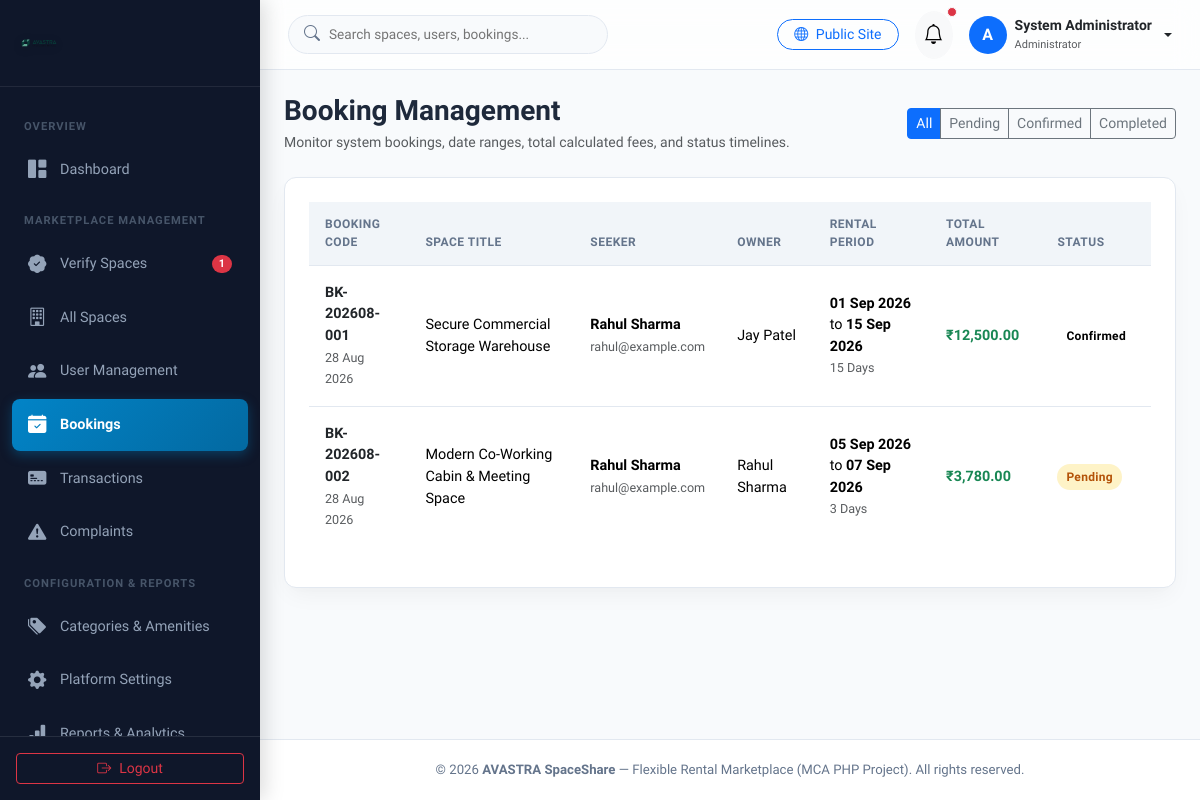
The app's page /admin/bookings.php (signed in) with its own data.
### tables this page shows
CREATE TABLE IF NOT EXISTS `bookings` (
  `id` INT AUTO_INCREMENT PRIMARY KEY,
  `booking_code` VARCHAR(50) NOT NULL UNIQUE,
  `space_id` INT NOT NULL,
  `seeker_id` INT NOT NULL,
  `start_date` DATE NOT NULL,
  `end_date` DATE NOT NULL,
  `total_days` INT NOT NULL,
  `purpose` VARCHAR(150) NOT NULL,
  `base_amount` DECIMAL(10, 2) NOT NULL,
  `platform_fee` DECIMAL(10, 2) NOT NULL,
  `deposit_amount` DECIMAL(10, 2) DEFAULT 0.00,
  `total_amount` DECIMAL(10, 2) NOT NULL,
  `status` ENUM('pending', 'confirmed', 'active', 'completed', 'cancelled', 'rejected') NOT NULL DEFAULT 'pending',
  `cancellation_reason` TEXT DEFAULT NULL,
  `created_at` TIMESTAMP DEFAULT CURRENT_TIMESTAMP,
  `updated_at` TIMESTAMP DEFAULT CURRENT_TIMESTAMP ON UPDATE CURRENT_TIMESTAMP,
  FOREIGN KEY (`space_id`) REFERENCES `spaces` (`id`) ON DELETE CASCADE,
  FOREIGN KEY (`seeker_id`) REFERENCES `users` (`id`) ON DELETE CASCADE
);

CREATE TABLE IF NOT EXISTS `spaces` (
  `id` INT AUTO_INCREMENT PRIMARY KEY,
  `owner_id` INT NOT NULL,
  `category_id` INT NOT NULL,
  `title` VARCHAR(255) NOT NULL,
  `description` TEXT NOT NULL,
  `address` TEXT NOT NULL,
  `city` VARCHAR(100) NOT NULL,
  `state` VARCHAR(100) NOT NULL,
  `zip_code` VARCHAR(20) NOT NULL,
  `latitude` DECIMAL(10, 8) DEFAULT NULL,
  `longitude` DECIMAL(11, 8) DEFAULT NULL,
  `total_sqft` INT NOT NULL,
  `max_capacity` INT DEFAULT 10,
  `daily_rate` DECIMAL(10, 2) NOT NULL,
  `weekly_rate` DECIMAL(10, 2) DEFAULT NULL,
  `monthly_rate` DECIMAL(10, 2) DEFAULT NULL,
  `security_deposit` DECIMAL(10, 2) DEFAULT 0.00,
  `verification_status` ENUM('pending', 'approved', 'rejected') NOT NULL DEFAULT 'pending',
  `rejection_reason` TEXT DEFAULT NULL,
  `is_active` TINYINT(1) DEFAULT 1,
  `created_at` TIMESTAMP DEFAULT CURRENT_TIMESTAMP,
  `updated_at` TIMESTAMP DEFAULT CURRENT_TIMESTAMP ON UPDATE CURRENT_TIMESTAMP,
  FOREIGN KEY (`owner_id`) REFERENCES `users` (`id`) ON DELETE CASCADE,
  FOREIGN KEY (`category_id`) REFERENCES `categories` (`id`) ON DELETE CASCADE
);

CREATE TABLE IF NOT EXISTS `users` (
  `id` INT AUTO_INCREMENT PRIMARY KEY,
  `role_id` INT NOT NULL DEFAULT 2,
  `full_name` VARCHAR(100) NOT NULL,
  `email` VARCHAR(150) NOT NULL UNIQUE,
  `password_hash` VARCHAR(255) NOT NULL,
  `phone` VARCHAR(20) DEFAULT NULL,
  `profile_image` VARCHAR(255) DEFAULT 'default-avatar.png',
  `address` TEXT DEFAULT NULL,
  `city` VARCHAR(100) DEFAULT NULL,
  `state` VARCHAR(100) DEFAULT NULL,
  `zip_code` VARCHAR(20) DEFAULT NULL,
  `status` ENUM('active', 'inactive', 'blocked', 'pending') NOT NULL DEFAULT 'active',
  `email_verified` TINYINT(1) DEFAULT 0,
  `created_at` TIMESTAMP DEFAULT CURRENT_TIMESTAMP,
  `updated_at` TIMESTAMP DEFAULT CURRENT_TIMESTAMP ON UPDATE CURRENT_TIMESTAMP,
  FOREIGN KEY (`role_id`) REFERENCES `roles` (`id`) ON DELETE CASCADE
);

### admin/bookings.php (the view, shortened to what this page needs)
<?php
require_once __DIR__ . '/includes/header.php';
require_once __DIR__ . '/includes/sidebar.php';
$db = Database::getInstance();
$statusFilter = $_GET['status'] ?? 'all';
$whereClauses = ["1=1"];
$params = [];
$sql = "
    SELECT b.*, s.title AS space_title, u.full_name AS seeker_name, u.email AS seeker_email,
           o.full_name AS owner_name
    FROM bookings b
    JOIN spaces s ON b.space_id = s.id
    JOIN users u ON b.seeker_id = u.id
    JOIN users o ON s.owner_id = o.id
    WHERE " . implode(' AND ', $whereClauses) . "
    ORDER BY b.created_at DESC
";
$stmt = $db->prepare($sql);
$stmt->execute($params);
$bookings = $stmt->fetchAll();
?>
<div id="admin-main">
    <?php require_once __DIR__ . '/includes/navbar.php'; ?>
    <main class="p-4">
        <div class="d-flex justify-content-between align-items-center mb-4">
            <div>
                <h3 class="fw-bold mb-1">Booking Management</h3>
                <p class="text-muted small mb-0">Monitor system bookings, date ranges, total calculated fees, and status timelines.</p>
            </div>
            <div class="btn-group">
                <a href="bookings.php?status=all" class="btn btn-sm <?= ($statusFilter === 'all') ? 'btn-primary' : 'btn-outline-secondary'; ?>">All</a>
                <a href="bookings.php?status=pending" class="btn btn-sm <?= ($statusFilter === 'pending') ? 'btn-primary' : 'btn-outline-secondary'; ?>">Pending</a>
                <a href="bookings.php?status=confirmed" class="btn btn-sm <?= ($statusFilter === 'confirmed') ? 'btn-primary' : 'btn-outline-secondary'; ?>">Confirmed</a>
                <a href="bookings.php?status=completed" class="btn btn-sm <?= ($statusFilter === 'completed') ? 'btn-primary' : 'btn-outline-secondary'; ?>">Completed</a>
            </div>
        </div>
        <div class="admin-card">
            <?php if (empty($bookings)): ?>
                <div class="text-center py-5 text-muted">No bookings found for the selected status.</div>
            <?php else: ?>
                <div class="table-responsive">
                    <table class="table table-custom align-middle">
                        <thead>
                            <tr>
                                <th>Booking Code</th>
                                <th>Space Title</th>
                                <th>Seeker</th>
                                <th>Owner</th>
                                <th>Rental Period</th>
                                <th>Total Amount</th>
                                <th>Status</th>
                            </tr>
                        </thead>
                        <tbody>
                            <?php foreach ($bookings as $b): ?>
                                <tr>
                                    <td>
                                        <div class="fw-bold text-dark"><?= htmlspecialchars($b['booking_code']); ?></div>
                                        <small class="text-muted"><?= date('d M Y', strtotime($b['created_at'])); ?></small>
                                    </td>
                                    <td><?= htmlspecialchars($b['space_title']); ?></td>
                                    <td>
                                        <div class="fw-semibold"><?= htmlspecialchars($b['seeker_name']); ?></div>
                                        <small class="text-muted"><?= htmlspecialchars($b['seeker_email']); ?></small>
                                    </td>
                                    <td><?= htmlspecialchars($b['owner_name']); ?></td>
                                    <td>
                                        <div><strong><?= date('d M Y', strtotime($b['start_date'])); ?></strong> to <strong><?= date('d M Y', strtotime($b['end_date'])); ?></strong></div>
                                        <small class="text-muted"><?= $b['total_days']; ?> Days</small>
                                    </td>
                                    <td class="fw-bold text-success">₹<?= number_format($b['total_amount'], 2); ?></td>
                                    <td>
                                        <span class="badge-status <?= $b['status']; ?>"><?= ucfirst($b['status']); ?></span>
                                    </td>
                                </tr>
                            <?php endforeach; ?>
                        </tbody>
                    </table>
                </div>
            <?php endif; ?>
        </div>
    </main>
<?php require_once __DIR__ . '/includes/footer.php'; ?>

### records on screen
bookings: booking_code "BK-202608-001", created_at "28 Aug 2026", space.title "Secure Commercial Storage Warehouse", seeker.full_name "Rahul Sharma", seeker.email "rahul@example.com", users.full_name "Jay Patel", start_date "01 Sep 2026", end_date "15 Sep 2026", total_days "15", total_amount "12,500.00", status "Confirmed"
bookings: booking_code "BK-202608-002", created_at "28 Aug 2026", space.title "Modern Co-Working Cabin & Meeting Space", seeker.full_name "Rahul Sharma", seeker.email "rahul@example.com", start_date "05 Sep 2026", end_date "07 Sep 2026", total_days "3", total_amount "3,780.00", status "Pending"

### other values on screen
$pendingCount "1"
$currentUser['full_name'] "System Administrator"
